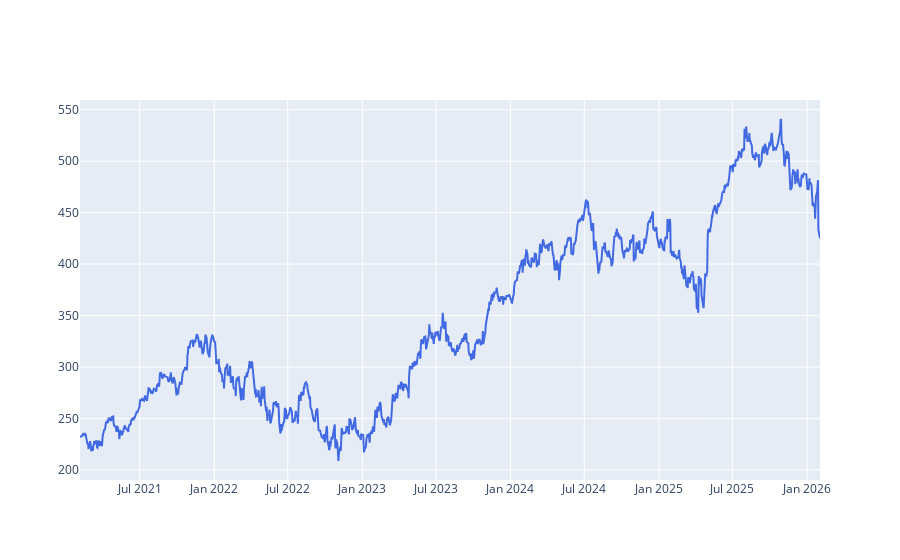

This figure's notebook cell:
### Markdown cell above
# PART 6: INTERACTIVE PRICE CHART WITH MAJOR EVENTS

### Code cell
# Create interactive plot with Plotly
fig = go.Figure()

# Add price line
fig.add_trace(go.Scatter(
    x=msft['date'],
    y=msft['close'],
    mode='lines',
    name='MSFT Close',
    line=dict(color='royalblue', width=2)
))

### Figure 1 — Plotly figure (JSON) as saved in the notebook; plotly's stock layout.template omitted (floating-point values rounded to 4 significant figures; data arrays with more than 128 entries replaced by an {"elided": "..."} marker saying what was removed)
{"data": [{"line": {"color": "royalblue", "width": 2}, "mode": "lines", "name": "MSFT Close", "type": "scatter", "x": {"elided": "1254 str values"}, "y": {"elided": "1254 float values"}}], "layout": {}}
